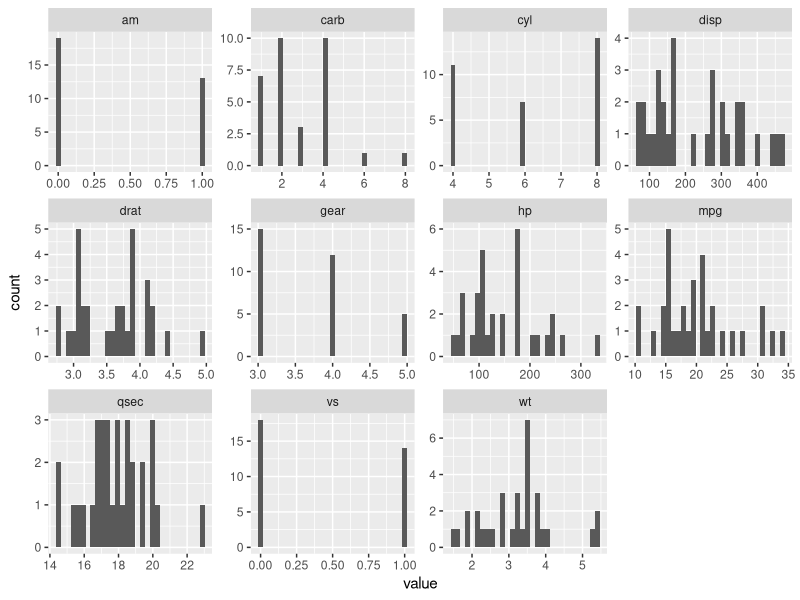
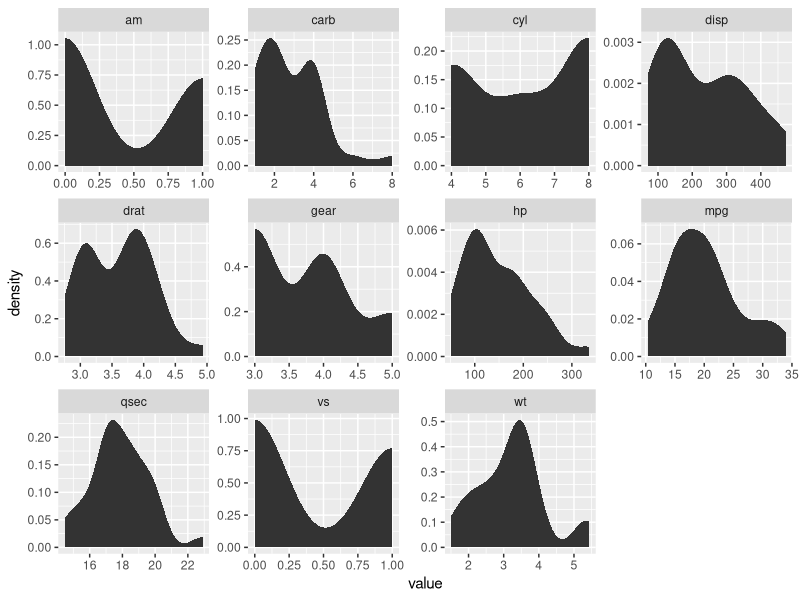
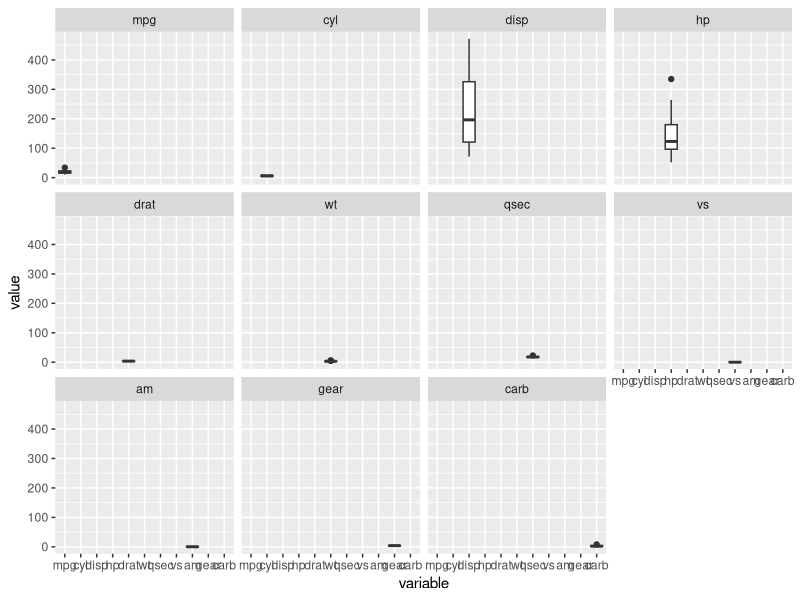

Source code (R) for these figures, in order:


#Problem 1
#1. Histogram for all variables in a dataset mtcars. Write a program to create histograms for all columns.

#Answer 1

#Histogram for all variables in a dataset mtcars

library(purrr)
library(tidyr)
library(ggplot2)

mtcars %>%
  keep(is.numeric) %>%
  gather() %>%
  ggplot(aes(value)) +
  facet_wrap(~ key,scales = "free") +
  geom_histogram()

#stat_bin is suitable only for continuous x data. 
#If our x data is discrete, we probably want to use stat_count.

#Problem 2
#2. Check the probability distribution of all variables in mtcars

#Answer 2

library(ggplot2)

mtcars %>%
  keep(is.numeric) %>%
  gather() %>%
  ggplot(aes(value)) +
  facet_wrap(~ key,scales = "free") +
  stat_density()
#stat_bin is suitable only for continuous x data. 


#Problem 3
#3. Write a program to create boxplot for all variables.

#Answer 3

library(ggplot2)
library(reshape)
m1 <- melt(mtcars)
ggplot(m1,aes(x = variable,y = value)) + facet_wrap(~variable) + geom_boxplot()
